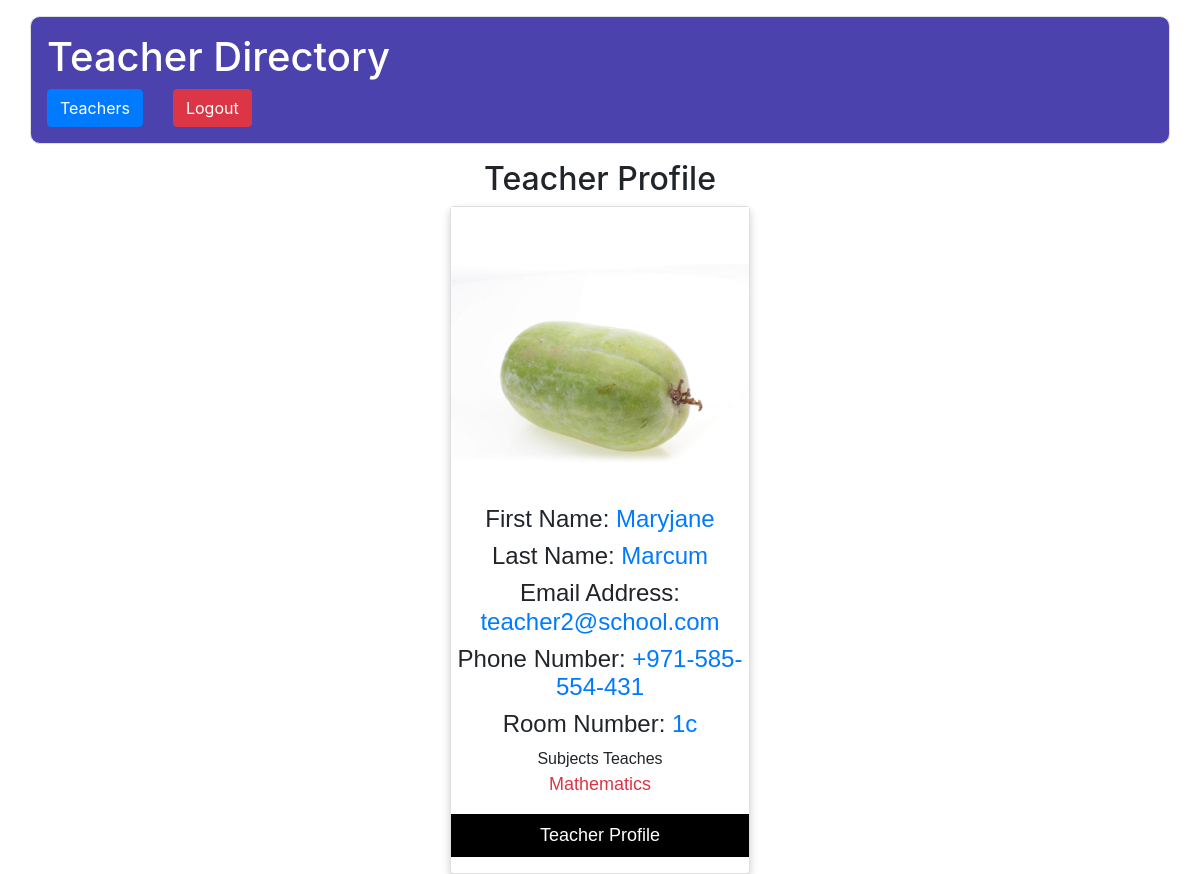
The app's page /GetProfilePage/?uid=358 (signed in) with its own data.
### directory/models.py (models this page shows, shortened)
class TeacherModel(models.Model):
    FirstName = models.CharField(max_length=100)
    LastName = models.CharField(max_length=100)
    Profilepicture = models.CharField(max_length=100)
    EmailAddress = models.CharField(unique=True, max_length=100)
    PhoneNumber = models.CharField(max_length=100)
    RoomNumber = models.CharField(max_length=100)
    Subjectstaught = models.CharField(max_length=1000)
    class Meta:
        db_table = 'Teachers'

### directory/views.py (the view)
# urls.py: path('GetProfilePage/', dt.GetProfilePage, name='GetProfilePage'),
@login_required(login_url='/Login/')
def GetProfilePage(request):
    if request.method == 'GET':
        id = int(request.GET.get('uid'))
        data = TeacherModel.objects.get(id=id)
        return render(request, 'ProfilePage.html', {'data': data})

### assets/templates/ProfilePage.html (shortened to what this page needs)
{%extends 'appbase.html'%}
{%block contents%}
<!DOCTYPE html>
<html>
<head>
<link rel="stylesheet" href="https://cdnjs.cloudflare.com/ajax/libs/font-awesome/4.7.0/css/font-awesome.min.css">
</head>
<body>
<h2 style="text-align:center">Teacher Profile</h2>
<div class="card">
  <img src="/media/profilepic/{{data.Profilepicture}}" alt="John" style="width:100%">
    <h4>First Name: <span class="text-primary">{{data.FirstName}}</span></h4>
  <h4>Last Name: <span class="text-primary">{{data.LastName}}</span></h4>
  <h4>Email Address: <span class="text-primary">{{data.EmailAddress}}</span></h4>
  <h4>Phone Number: <span class="text-primary">{{data.PhoneNumber}}</span></h4>
  <h4>Room Number: <span class="text-primary">{{data.RoomNumber}}</span></h4>
  Subjects Teaches
    <p class="title text-danger">{{data.Subjectstaught}}</p>
  <p><button>Teacher Profile</button></p>
</div>
</body>
</html>
{%endblock%}

### assets/templates/ProfilePage.html (style rules this page uses)
.card { box-shadow: 0 4px 8px 0 rgba(0, 0, 0, 0.2); max-width: 300px; margin: auto; text-align: center; font-family: arial; }
.title { color: grey; font-size: 18px; }
button { border: none; outline: 0; display: inline-block; padding: 8px; color: white; background-color: #000; text-align: center; cursor: pointer; width: 100%; font-size: 18px; }

### records on screen
TeacherModel: Profilepicture (picture), FirstName "Maryjane", LastName "Marcum", EmailAddress "teacher2@school.com", PhoneNumber "+971-585-554-431", RoomNumber "1c", Subjectstaught "Mathematics"
